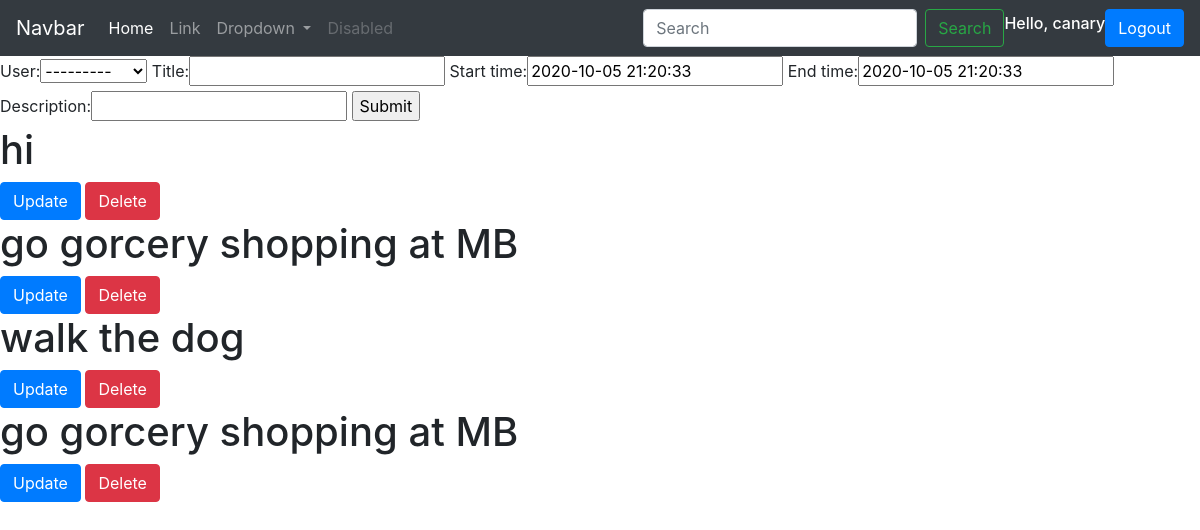
The page /eventslist (signed in) on the database as committed earlier.
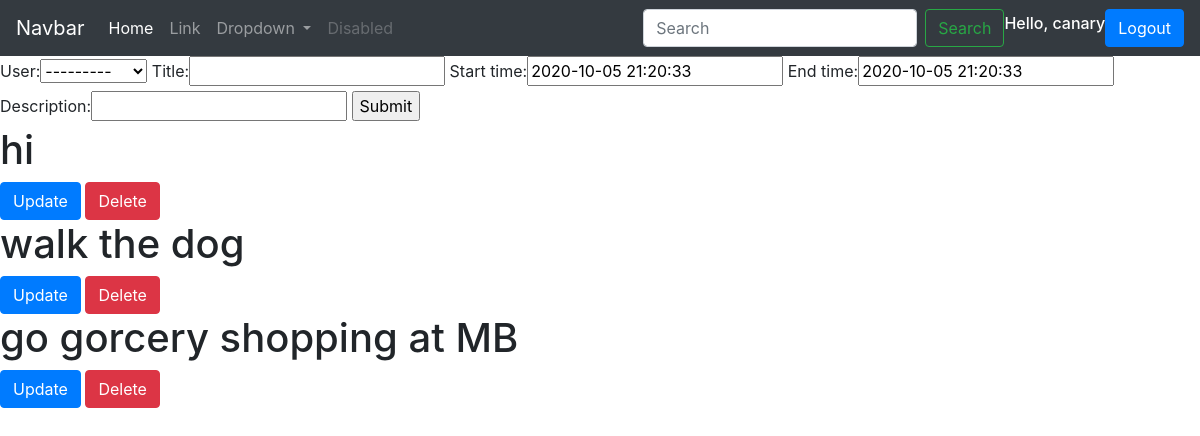
The same page on the database as committed later.
### backend/models.py (models this page shows, shortened)
class Events(models.Model):
    user = models.ForeignKey(User, on_delete=models.CASCADE, null=True)
    title = models.CharField(max_length = 100)
    start_time = models.DateTimeField( default = timezone.now)
    end_time = models.DateTimeField( default= timezone.now)
    description = models.CharField(max_length = 300, blank=True)

### backend/views.py (the view)
# urls.py: url(r'eventslist',views.events, name="events"),
@login_required(login_url= loginURL)
def events(request):
    if request.user.is_authenticated:
        user=request.user
        events = Events.objects.filter(user=user)
    form = EventForm()
    if request.method == 'POST':
        form = EventForm(request.POST)
        if form.is_valid():
            form.save()
            return redirect(reverse('backend:events'))
    context = {
        'events': events,
        'form': form
    }
    return render(request, 'backend/list.html', context)

### backend/forms.py
class EventForm(ModelForm):
    class Meta:
        model= Events
        fields = '__all__'

### backend/templates/backend/list.html (shortened to what this page needs)
<!DOCTYPE html>
{% include "backend/index.html"%}
<form method="POST" action="">
    {{form}}
    <input type="submit">
</form>
{% for event in events%}
    <h1> {{event.title}} </h1>
    <button name ="Update" class="btn btn-primary"> <a  href="{% url 'backend:update_event' event.id %}" style = "color:white">  Update  </a> </button>
    <button name ="Delete"  class="btn btn-danger"> <a  href="{% url 'backend:delete_event' event.id %}" style = "color:white"> Delete </a>  </button>
{%endfor%}

Rows that differ between the two databases and show on the page:
no longer on this page (row edited): Events: title "go gorcery shopping at MB"
